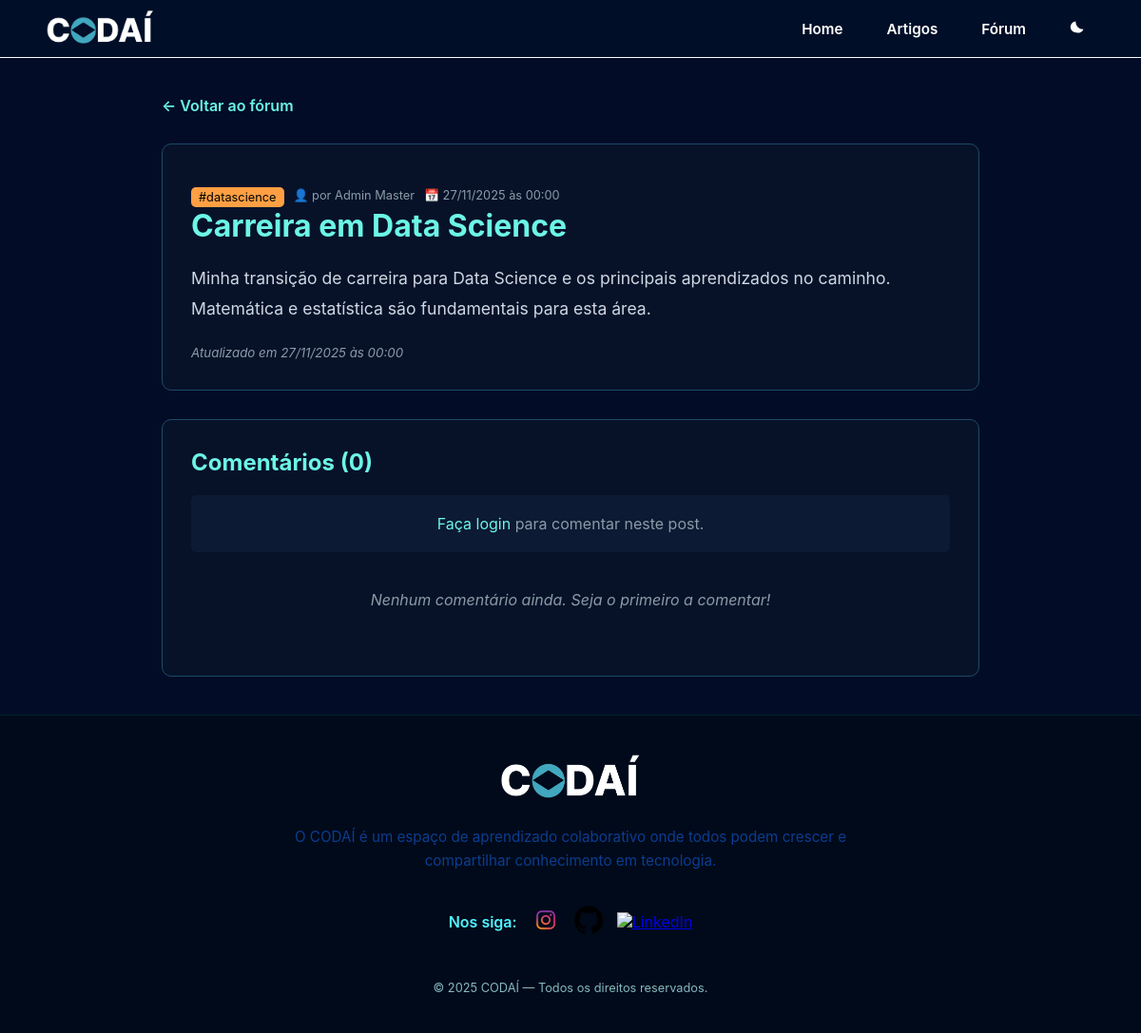
Page /forum/post/6 on the committed database.
### models/forum.py (models this page shows, shortened)
class Category(db.Model):
    __tablename__ = 'category'
    id = db.Column(db.Integer, primary_key=True)
    name = db.Column(db.String(50), unique=True, nullable=False)
    description = db.Column(db.Text)
    color = db.Column(db.String(7), default='#007bff')  # Cor hexadecimal para a tag
    created_at = db.Column(db.DateTime, default=datetime.utcnow)
    posts = db.relationship('Post', backref='category', lazy=True, cascade='all, delete-orphan')

class Post(db.Model):
    __tablename__ = 'post'
    id = db.Column(db.Integer, primary_key=True)
    title = db.Column(db.String(200), nullable=False)
    content = db.Column(db.Text, nullable=False)
    is_highlighted = db.Column(db.Boolean, default=False)  # Para posts em destaque
    created_at = db.Column(db.DateTime, default=datetime.utcnow)
    updated_at = db.Column(db.DateTime, default=datetime.utcnow, onupdate=datetime.utcnow)
    image_path = db.Column(db.String(200))  # caminho relativo à pasta static, ex: 'image/git/exemplo.png'
    user_id = db.Column(db.Integer, db.ForeignKey('user.id'), nullable=False)
    category_id = db.Column(db.Integer, db.ForeignKey('category.id'), nullable=False)
    user = db.relationship('User', backref='posts')
    comments = db.relationship('Comment', backref='post', lazy=True, cascade='all, delete-orphan')

### models/users.py (models this page shows, shortened)
class User(db.Model, UserMixin):
    __tablename__ = 'user'
    id = db.Column(db.Integer, primary_key=True)
    nome = db.Column(db.String(100), nullable=False)
    email = db.Column(db.String(100), unique=True, nullable=False)
    password_hash = db.Column(db.String(255), nullable=False)
    role = db.Column(db.String(20), default='user')
    perfil = db.relationship('Profile', back_populates='user', uselist=False)

### routes/forum/__init__.py (the view)
@forum_bp.route('/post/<int:post_id>')
def view_post(post_id):
    post = Post.query.get_or_404(post_id)
    comments = Comment.query.filter_by(post_id=post_id).order_by(Comment.created_at.asc()).all()
    return render_template('forum/post_detail.html', post=post, comments=comments)

### templates/forum/post_detail.html (shortened to what this page needs)
{% extends 'base.html' %}
{% block styles %}
<link rel="stylesheet" href="{{ url_for('static', filename='css/forum.css') }}">
{% endblock %}
{% block content %}
<div class="post-detail-container">
    <div class="post-header">
        <a href="{{ url_for('forum.index') }}" class="back-link">← Voltar ao fórum</a>
    </div>
    <article class="post-content">
        <div class="post-meta">
            <span class="forum-tag" style="background-color: {{ post.category.color }};">#{{ post.category.name }}</span>
            <span class="post-author">por {{ post.user.nome }}</span>
            <span class="post-date">{{ post.created_at.strftime('%d/%m/%Y às %H:%M') }}</span>
        </div>
        <h1>{{ post.title }}</h1>
        <div class="post-body">
            {{ post.content|replace('\n', '<br>')|safe }}
        </div>
        {% if post.updated_at != post.created_at %}
        <div class="post-updated">
            <small>Atualizado em {{ post.updated_at.strftime('%d/%m/%Y às %H:%M') }}</small>
        </div>
        {% endif %}
    </article>
    <section class="comments-section">
        <h2>Comentários ({{ comments|length }})</h2>
        {% if current_user.is_authenticated %}
        <form method="POST" action="{{ url_for('forum.add_comment', post_id=post.id) }}" class="comment-form">
            <textarea name="content" placeholder="Escreva seu comentário..." required></textarea>
            <button type="submit" class="btn-primary">Comentar</button>
        </form>
        {% else %}
        <p class="login-prompt">
            <a href="{{ url_for('auth.login') }}">Faça login</a> para comentar neste post.
        </p>
        {% endif %}
        <div class="comments-list">
            {% if not comments %}
            <p class="no-comments">Nenhum comentário ainda. Seja o primeiro a comentar!</p>
            {% endif %}
        </div>
    </section>
</div>
{% endblock %}

### static/css/global.css (style rules this page uses)
* { margin: 0; padding: 0; box-sizing: border-box; }
html, body { font-family: 'Inter', sans-serif; background-color: #030C26; color: #ffffff; width: 100%; min-height: 100vh; padding: 0 0vw; overflow-x: hidden; }

### static/css/forum.css (style rules this page uses)
html, body, main { box-sizing: border-box; }
.forum-tag { background-color: #6cf5e6; color: #000; padding: 3px 8px; border-radius: 5px; font-size: 0.8rem; display: inline-block; margin-top: 5px; }
.post-meta { display: flex; flex-wrap: wrap; gap: 10px; margin-top: 10px; align-items: center; }
.post-author, .post-date, .comments-count { color: #8a9ba8; font-size: 0.8rem; }
.post-author::before { content: "👤 "; }
.post-date::before { content: "📅 "; }
.post-detail-container { max-width: 900px; margin: 40px auto; padding: 0 20px; }
.post-header { display: flex; justify-content: space-between; align-items: center; margin-bottom: 30px; }
.back-link { color: #6cf5e6; text-decoration: none; font-weight: 600; }
.post-content { background-color: #071229; padding: 30px; border-radius: 10px; border: 1px solid #1b4b68; margin-bottom: 30px; }
.post-content h1 { color: #6cf5e6; margin-bottom: 20px; font-size: 2rem; }
.post-body { color: #cdd8e4; line-height: 1.8; font-size: 1.1rem; margin-bottom: 20px; }
.post-updated { color: #8a9ba8; font-style: italic; }
.comments-section { background-color: #071229; padding: 30px; border-radius: 10px; border: 1px solid #1b4b68; }
.comments-section h2 { color: #6cf5e6; margin-bottom: 20px; }
.login-prompt { text-align: center; color: #8a9ba8; padding: 20px; background-color: #0d1a33; border-radius: 5px; }
.login-prompt a { color: #6cf5e6; text-decoration: none; }
.no-comments { text-align: center; color: #8a9ba8; font-style: italic; padding: 40px; }

### rows in the picture
Category: category.name "datascience"
User: user.nome "Admin Master"
Post: created_at "27/11/2025 às 00:00", title "Carreira em Data Science", content "Minha transição de carreira para Data Science e os principais aprendizados no caminho. Matemática e estatística são fundamentais para esta área.", updated_at "27/11/2025 às 00:00"

### other values in the picture
{{ comments|length }} "0"
